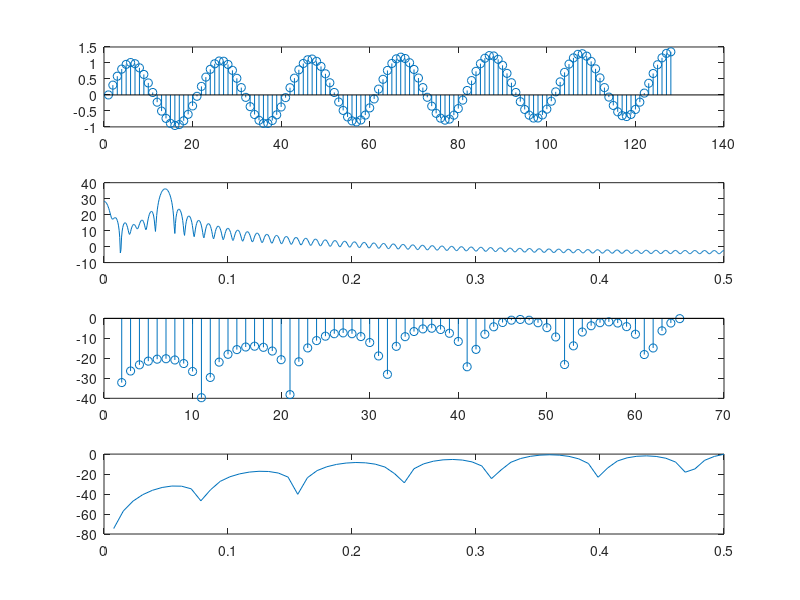

The MATLAB source for this figure:
close all
clear
%% DSP Exercise packet problem 5.6
% x(n) = sin(2*pi*(6.3/128)*n) + 0.001*(2*pi*(56/128)*n)
L = 2^11;
N = 128;
n = 0:N-1;
x = sin(2*pi*(6.3/128)*n) + 0.001*(2*pi*(56/128)*n);
X = fft(x,L);
X_hann = x.*hann(N)';
X_hamming = x.*hamming(N)';
%%
figure(1)
subplot(4,1,1)
stem(x)
subplot(4,1,2)
%stem(X)
plot(0:1/L:1/2,20*log10(abs(X(1:L/2+1))))
subplot(4,1,3)
%stem(X_hamming)
%plot(0:1/N:1/2,20*log10(abs(X_hamming(1:N/2+1))))
stem(20*log10(abs(X_hamming(1:N/2+1))))
subplot(4,1,4)
%stem(X_hann)
plot(0:1/N:1/2,20*log10(abs(X_hann(1:N/2+1))))
% X_hann
% X_hamming